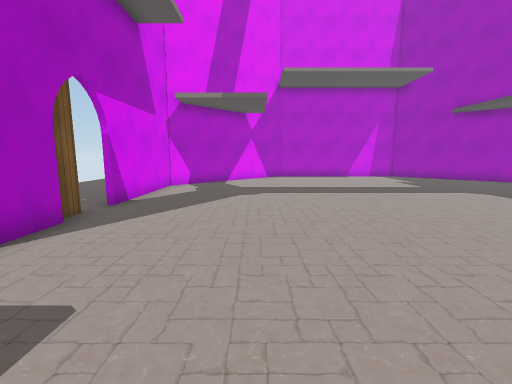
view 1 (above)

15 first-person views from a walk through a Unity game level. The camera is 1.4 m above the floor, tilts 8° down and sees 90° across. Doors are open. The floor is counted in squares, 1 m on a side. Each view is taken from the middle of a square. On the plan, view 1 faces up. The plan holds only what a view shows up to about 13 squares ahead; the rest is blank. The place goes on beyond the plan. The player character is not drawn. Some surface patterns are stand-ins.

view 2
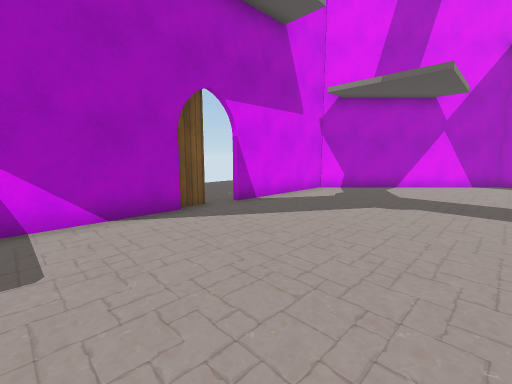

view 3
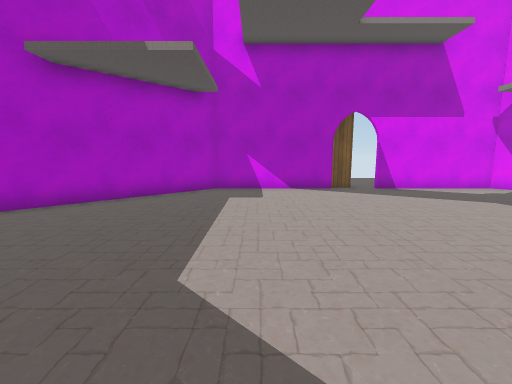

view 4
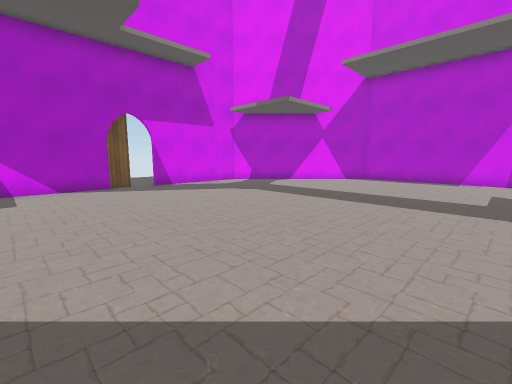

view 5
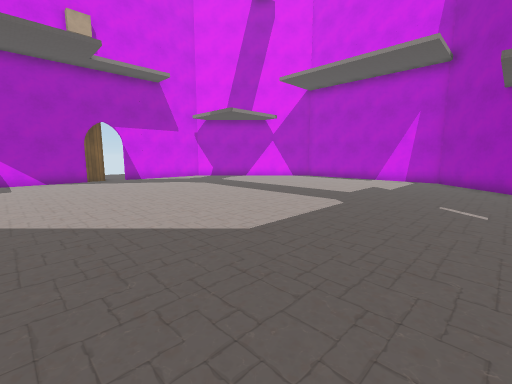

view 6
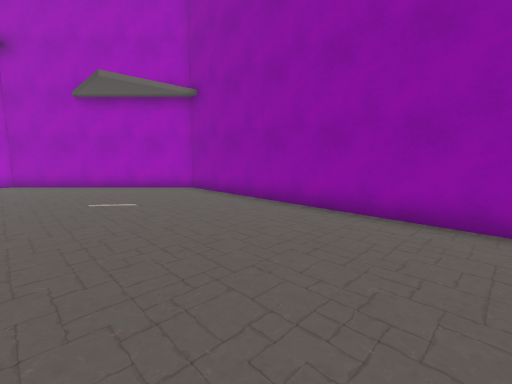

view 7
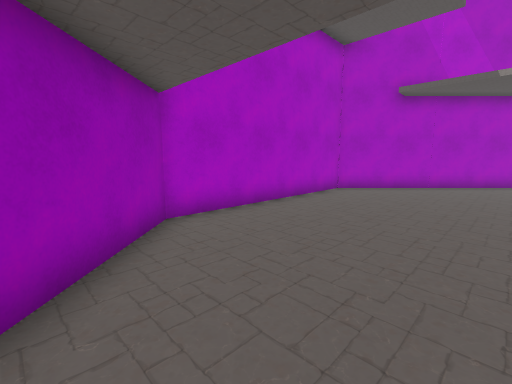

view 8
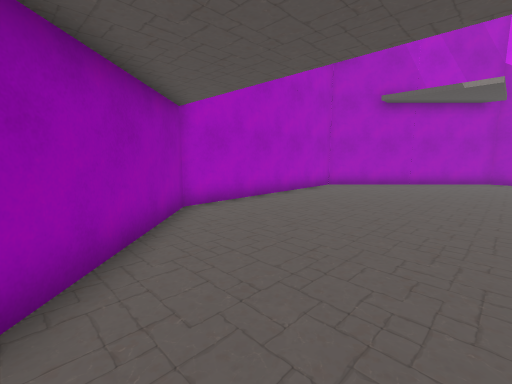

view 9
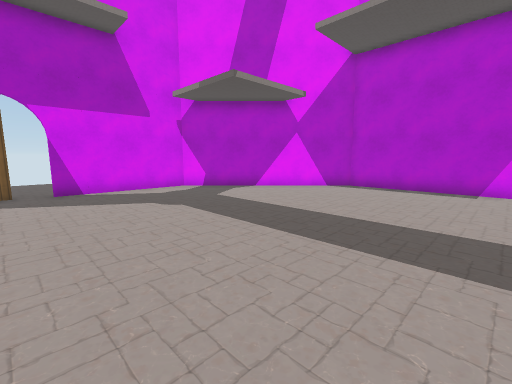

view 10
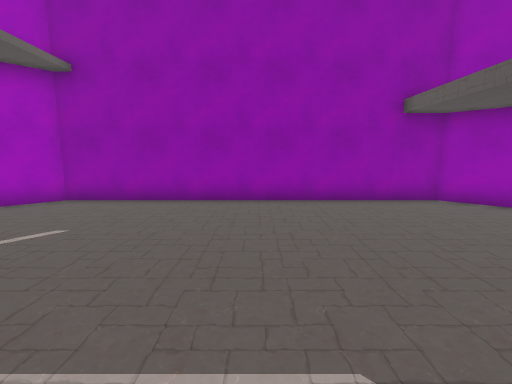

view 11
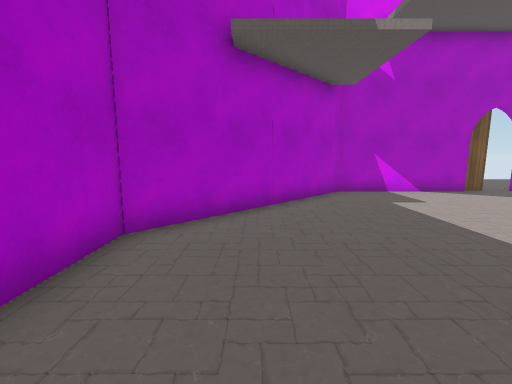

view 12
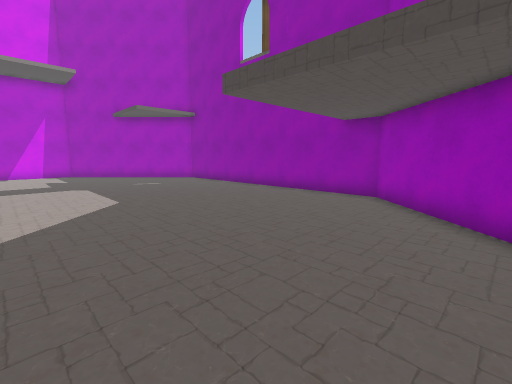

view 13
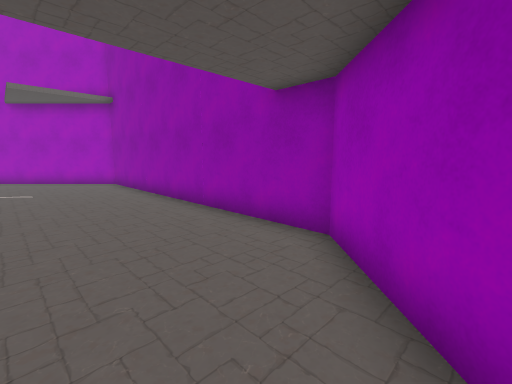

view 14
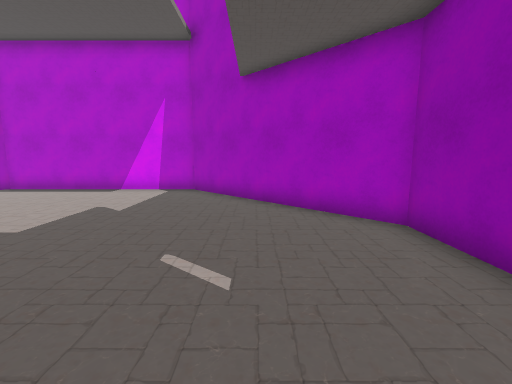

view 15
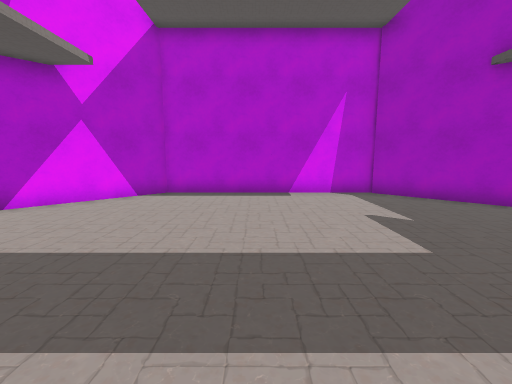

### Floor plan
Points are (right, up) in squares from view 1. A wall is a line through its corners. A room is listed if a view was taken in it or the views show most of it. See-through windows are left out.
Room 1 (views 1, 2, 3, 4, 5, 6, 7, 8, 9, 10, 11, 12, 13, 14, 15)
walls: (-4.1, 5.4) (-4.1, 0.2) (1.6, -5.4) (9.5, -5.4) (15.1, 0.2) (15.1, 12.1) (9.3, 17.8) (1.6, 17.8) (-4.1, 12.1) (-4.1, 7.2); (-4.3, 6.3) (-4.3, 5.3)
ways out: closed door at (-4, 7.5)

Where each view was taken, in squares from view 1:
view 1: 0 up, 0 right, facing up
view 2: 2 up, 2 right, facing up-left
view 3: 2 up, 7 right, facing left
view 4: 2 up, 8 right, facing up-left
view 5: 2 up, 12 right, facing up-left
view 6: 2 up, 9 right, facing up-right
view 7: 0 up, 12 right, facing down-left
view 8: 1 up, 13 right, facing down-left
view 9: 6 up, 7 right, facing up-left
view 10: 6 up, 7 right, facing right
view 11: 3 down, 6 right, facing left
view 12: 3 down, 6 right, facing up-right
view 13: 2 down, 11 right, facing up-right
view 14: 7 up, 12 right, facing up
view 15: 8 up, 5 right, facing up
